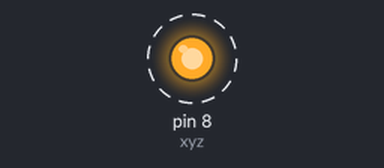
Recording of a sketch running on a simulated Arduino Uno, built with avr-gcc and run on an emulated ATmega328P. On the bench: output pins drawn as LEDs (lit = HIGH). Dashed ring = blinking.

Above: at 0.7 s.
Timing chart, 0 to 5.8 s (numbered marks = the images above):
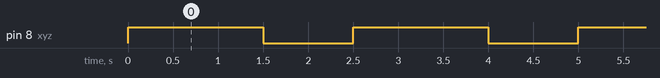

The sketch:

arduino1st.ino
```cpp
int xyz = 8;
void setup() {
  // put your setup code here, to run once:
  pinMode(xyz,OUTPUT);
}

void loop() {
  // put your main code here, to run repeatedly:
  digitalWrite(xyz,HIGH);
  delay(1500);
  digitalWrite(xyz,LOW);
  delay(1000);
}
```

Measured:
- by itself, pin 8 (xyz): alternates HIGH for 1.5 s and LOW for 1.0 s
